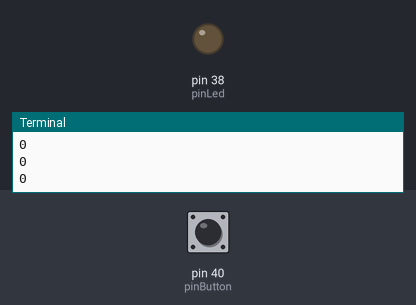
The program below on a simulated Raspberry Pi (header pin numbers). Parts: output pins drawn as LEDs (lit = HIGH), the last lines printed to the terminal. The inputs (shaded band) are chosen by the test bench; at power-on: pin 40 (pinButton) LOW.

Above: at 1.2 s.
1.3 s: pin 40 (pinButton) pulled HIGH for 0.15 s
At 1.4 s:
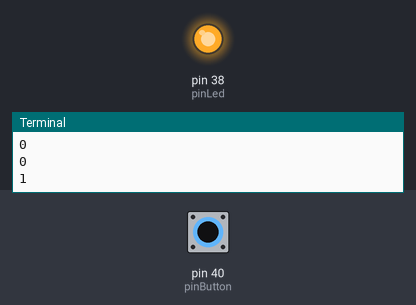
3.0 s: pin 40 (pinButton) pulled HIGH for 3.2 s
At 7.1 s:
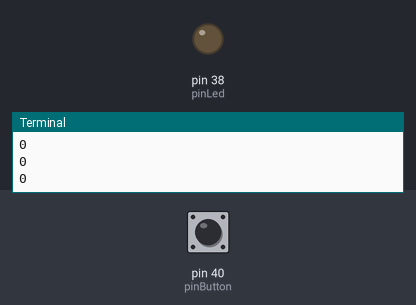
Timing chart, 0 to 8.6 s (numbered marks = the images above; inputs shaded):
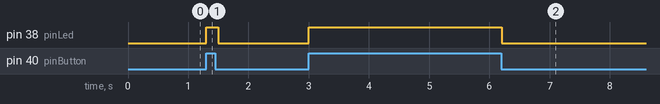

Measured:
- after the input at 1.3 s, pin 38 (pinLed): LOW → HIGH at once, → LOW 0.20 s later
- after the input at 3.0 s, pin 38 (pinLed): LOW → HIGH at once, → LOW 3.2 s later

The program:

01_button_led.py
```python
from time import sleep
import RPi.GPIO as GPIO

delay = .1
pinButton = 40
pinLed = 38

GPIO.setmode(GPIO.BOARD)
GPIO.setup(pinButton, GPIO.IN)
GPIO.setup(pinLed, GPIO.OUT)

try:
  while True:
    buttonValue = GPIO.input(pinButton)
    print(buttonValue)
    if buttonValue == 1:
      GPIO.output(pinLed, 1)
    else:
      GPIO.output(pinLed, 0)

    sleep(delay)
except KeyboardInterrupt:
  GPIO.cleanup
  print("bye!")
```
